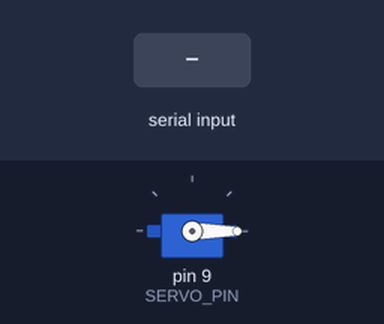
Bench run of a sketch on a simulated Arduino Uno, built with avr-gcc and run on an emulated ATmega328P. Shown: servo. The inputs (shaded band) are chosen by the test bench. What the sketch prints to the serial monitor is not drawn.

Above: at 2.0 s.
2.1 s: "+\n" received over Serial
At 3.2 s:
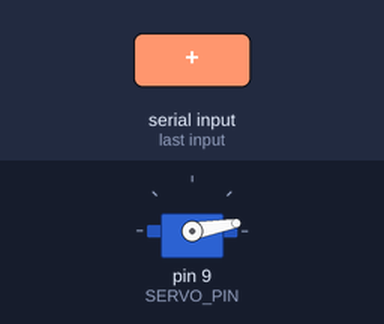
3.6 s: byte 43 ('+') received over Serial
At 4.4 s:
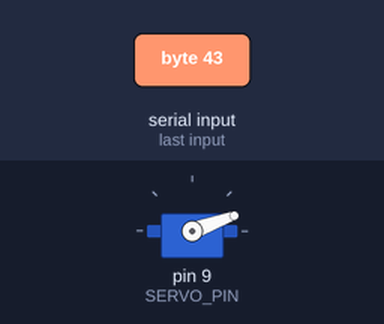
5.1 s: byte 45 ('-') received over Serial
At 5.5 s:
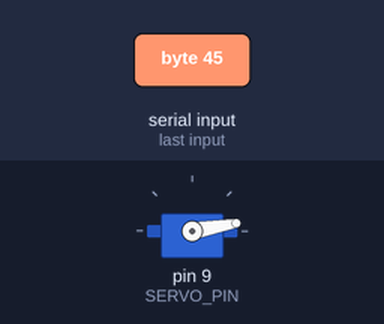
Timing chart, 0 to 8.1 s (numbered marks = the images above; inputs shaded):
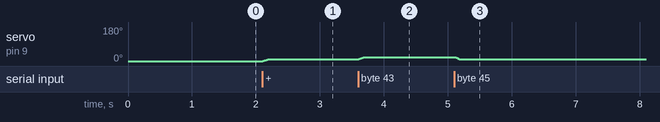

Measured:
- after the input at 2.1 s, servo on pin 9 (SERVO_PIN): 0° → 10° at once
- after the input at 3.6 s, servo on pin 9 (SERVO_PIN): 10° → 20° at once
- after the input at 5.1 s, servo on pin 9 (SERVO_PIN): 20° → 10° at once

The sketch:

servo.ino
```cpp
#include <Servo.h>

Servo myServo;

// === KONFIGURASI ===
const int SERVO_PIN   = 9;
const int MIN_PULSE   = 500;   // μs → 0°
const int MAX_PULSE   = 2500;  // μs → 270°
const int MAX_ANGLE   = 270;

// Posisi sudut untuk setiap tombol
// Kamu bisa ubah nilai-nilai ini sesuai kebutuhan
struct KeyAngle {
  char    key;
  int     angle;
  String  label;
};

KeyAngle mapping[] = {
  { 'a',   0,   "Posisi 0°   (Min)"     },
  { 's',  45,   "Posisi 45°"            },
  { 'd',  90,   "Posisi 90°"            },
  { 'f', 135,   "Posisi 135° (Tengah)"  },
  { 'g', 180,   "Posisi 180°"           },
  { 'h', 225,   "Posisi 225°"           },
  { 'j', 270,   "Posisi 270° (Max)"     },
};

const int TOTAL_KEYS = sizeof(mapping) / sizeof(mapping[0]);
int currentAngle = 0;

// =============================================
void setup() {
  Serial.begin(9600);
  myServo.attach(SERVO_PIN, MIN_PULSE, MAX_PULSE);

  // Posisi awal
  myServo.write(0);
  currentAngle = 0;
  delay(500);

  printMenu();
}

// =============================================
void loop() {
  if (Serial.available() > 0) {
    char input = Serial.read();

    // Abaikan karakter newline/carriage return
    if (input == '\n' || input == '\r') return;

    bool found = false;

    // Cari di tabel mapping
    for (int i = 0; i < TOTAL_KEYS; i++) {
      if (input == mapping[i].key) {
        moveServo(mapping[i].angle, mapping[i].label);
        found = true;
        break;
      }
    }

    // Tombol spesial
    if (!found) {
      if (input == '+') {
        // Naik 10° dari posisi sekarang
        int newAngle = constrain(currentAngle + 10, 0, MAX_ANGLE);
        moveServo(newAngle, "Naik 10°");
      }
      else if (input == '-') {
        // Turun 10° dari posisi sekarang
        int newAngle = constrain(currentAngle - 10, 0, MAX_ANGLE);
        moveServo(newAngle, "Turun 10°");
      }
      else if (input == 'm') {
        printMenu();
      }
      else {
        Serial.print("Tombol '");
        Serial.print(input);
        Serial.println("' tidak terdaftar. Tekan 'm' untuk menu.");
      }
    }
  }
}

// =============================================
void moveServo(int targetAngle, String label) {
  targetAngle = constrain(targetAngle, 0, MAX_ANGLE);

  Serial.print(">> ");
  Serial.print(label);
  Serial.print(" → Bergerak ke ");
  Serial.print(targetAngle);
  Serial.println("°");

  // Gerak perlahan (smooth) dari posisi sekarang ke target
  if (targetAngle > currentAngle) {
    for (int pos = currentAngle; pos <= targetAngle; pos++) {
      myServo.write(pos);
      delay(8); // Kecepatan gerak: perbesar = makin lambat
    }
  } else {
    for (int pos = currentAngle; pos >= targetAngle; pos--) {
      myServo.write(pos);
      delay(8);
    }
  }

  currentAngle = targetAngle;
  Serial.print("   Posisi sekarang: ");
  Serial.print(currentAngle);
  Serial.println("°\n");
}

// =============================================
void printMenu() {
  Serial.println("\n=============================");
  Serial.println("  KONTROL SERVO DS3235 SG");
  Serial.println("=============================");
  for (int i = 0; i < TOTAL_KEYS; i++) {
    Serial.print(" [");
    Serial.print(mapping[i].key);
    Serial.print("] → ");
    Serial.println(mapping[i].label);
  }
  Serial.println(" [+] → Naik 10°");
  Serial.println(" [-] → Turun 10°");
  Serial.println(" [m] → Tampilkan menu");
  Serial.println("=============================\n");
}
```
